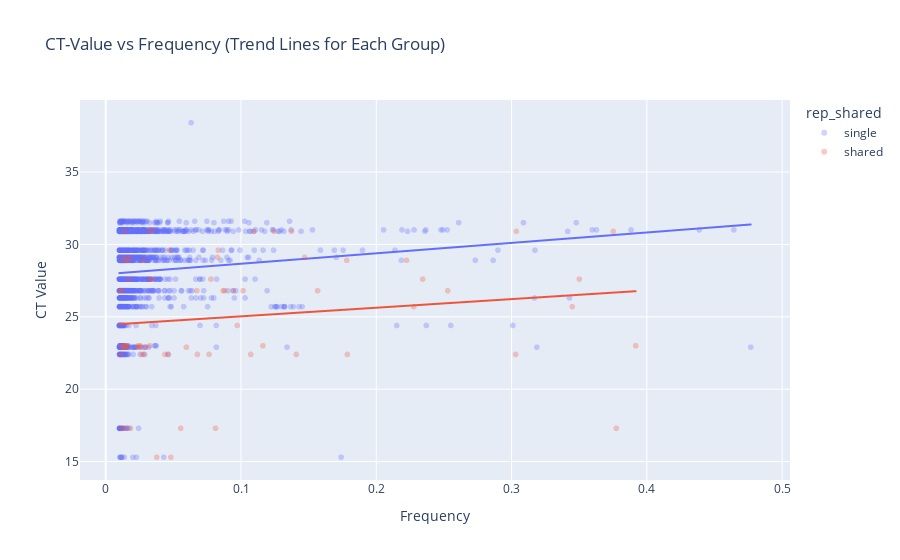

Notebook code for this chart:
### Code cell
import plotly.express as px

fig = px.scatter(vars, 
                 y="ct_value", 
                 x="avg_freq", 
                 color="rep_shared",  # Colors by 'rep_shared'
                 trendline="ols",      # Adds a trend line for each group
                 title="CT-Value vs Frequency (Trend Lines for Each Group)",
                 labels={"ct_value": "CT Value", "avg_freq": "Frequency"},
                 opacity=0.3)

fig.show()

### Figure 1 — Plotly figure (JSON) as saved in the notebook; plotly's stock layout.template omitted (floating-point values rounded to 4 significant figures; data arrays with more than 128 entries replaced by an {"elided": "..."} marker saying what was removed)
{"data": [{"hovertemplate": "rep_shared=single<br>Frequency=%{x}<br>CT Value=%{y}<extra></extra>", "legendgroup": "single", "marker": {"color": "#636efa", "opacity": 0.3, "symbol": "circle"}, "mode": "markers", "name": "single", "showlegend": true, "type": "scattergl", "x": {"elided": "2020 float values"}, "xaxis": "x", "y": {"elided": "2020 float values"}, "yaxis": "y"}, {"hovertemplate": "<b>OLS trendline</b><br>ct_value = 7.1935 * avg_freq + 27.9445<br>R<sup>2</sup>=0.010905<br><br>rep_shared=single<br>Frequency=%{x}<br>CT Value=%{y} <b>(trend)</b><extra></extra>", "legendgroup": "single", "marker": {"color": "#636efa", "symbol": "circle"}, "mode": "lines", "name": "single", "showlegend": false, "type": "scattergl", "x": {"elided": "2020 float values"}, "xaxis": "x", "y": {"elided": "2020 float values"}, "yaxis": "y"}, {"hovertemplate": "rep_shared=shared<br>Frequency=%{x}<br>CT Value=%{y}<extra></extra>", "legendgroup": "shared", "marker": {"color": "#EF553B", "opacity": 0.3, "symbol": "circle"}, "mode": "markers", "name": "shared", "showlegend": true, "type": "scattergl", "x": [0.3775, 0.0143, 0.01205, 0.01825, 0.05545, 0.0812, 0.0276, 0.2223, 0.01455, 0.0164, 0.1782, 0.0972, 0.3035, 0.0322, 0.1373, 0.1094, 0.014, 0.3752, 0.1245, 0.3448, 0.2277, 0.08255, 0.01805, 0.147, 0.0129, 0.0377, 0.04815, 0.1409, 0.02675, 0.303, 0.04375, 0.1071, 0.02825, 0.0764, 0.0114, 0.06775, 0.0464, 0.1785, 0.3501, 0.03265, 0.0337, 0.07775, 0.2343, 0.01685, 0.1016, 0.08675, 0.2529, 0.0879, 0.01185, 0.01055, 0.0942, 0.1566, 0.0674, 0.0148, 0.05965, 0.02935, 0.02315, 0.0142, 0.01335, 0.02555, 0.3917, 0.01605, 0.1162, 0.0255, 0.0326, 0.0142, 0.02395, 0.01155, 0.04715, 0.08315, 0.0342], "xaxis": "x", "y": [17.3, 17.3, 17.3, 17.3, 17.3, 17.3, 28.9, 28.9, 28.9, 28.9, 28.9, 24.4, 30.9, 30.9, 30.9, 30.9, 30.9, 30.9, 30.9, 25.7, 25.7, 29.1, 29.1, 29.1, 29.1, 15.3, 15.3, 22.4, 22.4, 22.4, 22.4, 22.4, 22.4, 22.4, 22.4, 22.4, 22.4, 22.4, 27.6, 27.6, 27.6, 27.6, 27.6, 27.6, 26.8, 26.8, 26.8, 26.8, 26.8, 26.8, 26.8, 26.8, 26.8, 22.9, 22.9, 22.9, 22.9, 22.9, 22.9, 22.9, 23.0, 23.0, 23.0, 23.0, 23.0, 23.0, 23.0, 23.0, 29.6, 29.6, 31.0], "yaxis": "y"}, {"hovertemplate": "<b>OLS trendline</b><br>ct_value = 5.95354 * avg_freq + 24.4353<br>R<sup>2</sup>=0.022059<br><br>rep_shared=shared<br>Frequency=%{x}<br>CT Value=%{y} <b>(trend)</b><extra></extra>", "legendgroup": "shared", "marker": {"color": "#EF553B", "symbol": "circle"}, "mode": "lines", "name": "shared", "showlegend": false, "type": "scattergl", "x": [0.01055, 0.0114, 0.01155, 0.01185, 0.01205, 0.0129, 0.01335, 0.014, 0.0142, 0.0142, 0.0143, 0.01455, 0.0148, 0.01605, 0.0164, 0.01685, 0.01805, 0.01825, 0.02315, 0.02395, 0.0255, 0.02555, 0.02675, 0.0276, 0.02825, 0.02935, 0.0322, 0.0326, 0.03265, 0.0337, 0.0342, 0.0377, 0.04375, 0.0464, 0.04715, 0.04815, 0.05545, 0.05965, 0.0674, 0.06775, 0.0764, 0.07775, 0.0812, 0.08255, 0.08315, 0.08675, 0.0879, 0.0942, 0.0972, 0.1016, 0.1071, 0.1094, 0.1162, 0.1245, 0.1373, 0.1409, 0.147, 0.1566, 0.1782, 0.1785, 0.2223, 0.2277, 0.2343, 0.2529, 0.303, 0.3035, 0.3448, 0.3501, 0.3752, 0.3775, 0.3917], "xaxis": "x", "y": [24.5, 24.5, 24.5, 24.51, 24.51, 24.51, 24.51, 24.52, 24.52, 24.52, 24.52, 24.52, 24.52, 24.53, 24.53, 24.54, 24.54, 24.54, 24.57, 24.58, 24.59, 24.59, 24.59, 24.6, 24.6, 24.61, 24.63, 24.63, 24.63, 24.64, 24.64, 24.66, 24.7, 24.71, 24.72, 24.72, 24.77, 24.79, 24.84, 24.84, 24.89, 24.9, 24.92, 24.93, 24.93, 24.95, 24.96, 25.0, 25.01, 25.04, 25.07, 25.09, 25.13, 25.18, 25.25, 25.27, 25.31, 25.37, 25.5, 25.5, 25.76, 25.79, 25.83, 25.94, 26.24, 26.24, 26.49, 26.52, 26.67, 26.68, 26.77], "yaxis": "y"}], "layout": {"legend": {"title": {"text": "rep_shared"}, "tracegroupgap": 0}, "title": {"text": "CT-Value vs Frequency (Trend Lines for Each Group)"}, "xaxis": {"anchor": "y", "domain": [0, 1], "title": {"text": "Frequency"}}, "yaxis": {"anchor": "x", "domain": [0, 1], "title": {"text": "CT Value"}}}}
